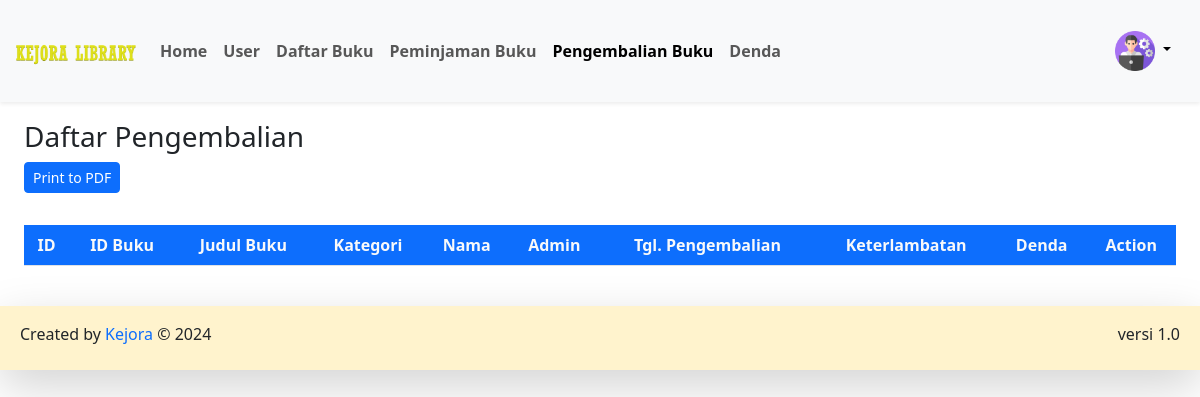
The app's page /admin/pengembalianBuku.php, older data.
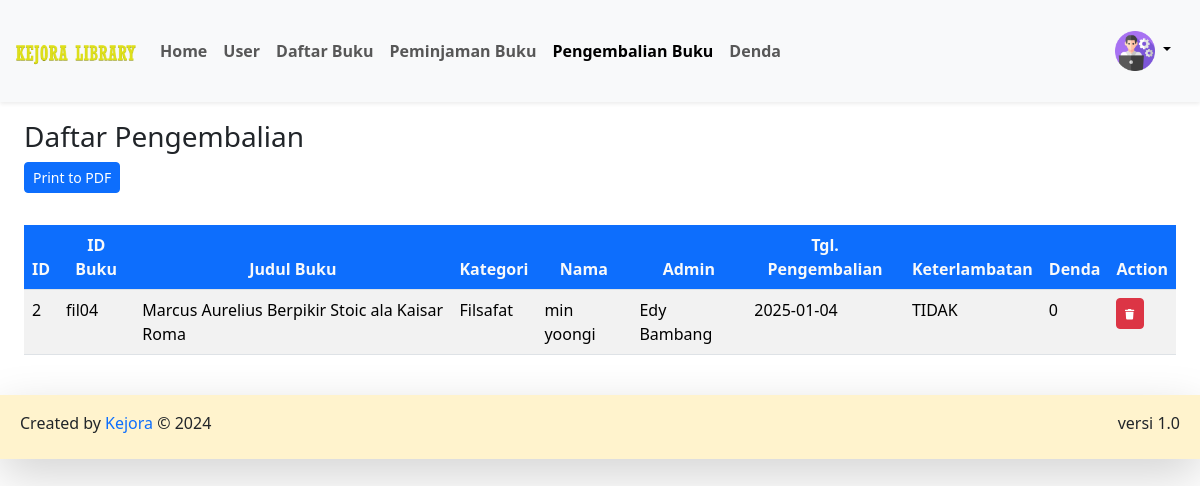
The same page, newer data.
### tables this page shows
CREATE TABLE `pengembalian` (
  `id_pengembalian` int NOT NULL,
  `id_peminjaman` int NOT NULL,
  `id_buku` varchar(20) NOT NULL,
  `user_id` int NOT NULL,
  `id_admin` int NOT NULL,
  `buku_kembali` date NOT NULL,
  `keterlambatan` enum('YA','TIDAK') NOT NULL,
  `denda` int NOT NULL
);

CREATE TABLE `buku` (
  `cover` varchar(255) NOT NULL,
  `id_buku` varchar(20) NOT NULL,
  `kategori` varchar(255) NOT NULL,
  `judul` varchar(255) NOT NULL,
  `pengarang` varchar(255) NOT NULL,
  `penerbit` varchar(255) NOT NULL,
  `tahun_terbit` date NOT NULL,
  `jumlah_halaman` int NOT NULL,
  `buku_deskripsi` text NOT NULL
);

CREATE TABLE `users` (
  `user_id` int NOT NULL,
  `email` varchar(100) DEFAULT NULL,
  `username` varchar(255) NOT NULL,
  `nama` varchar(255) NOT NULL,
  `password` varchar(255) NOT NULL,
  `jenis_kelamin` varchar(20) NOT NULL,
  `no_tlp` varchar(15) NOT NULL,
  `tgl_pendaftaran` date NOT NULL,
  `role` enum('ADMIN','USER') NOT NULL
);

### config/config.php (called while the page is built, shortened)
<?php
$host = "127.0.0.1";
$username = "root";
$password = "";
$database_name = "kejora_library";
$connection = mysqli_connect($host, $username, $password, $database_name);
function queryReadData($dataKategori)
{
  global $connection;
  $result = mysqli_query($connection, $dataKategori);
  $items = [];
  while ($item = mysqli_fetch_assoc($result)) {
    $items[] = $item;
  }
  return $items;
}

### admin/pengembalianBuku.php (the view, shortened to what this page needs)
<?php
require "../config/config.php";
$dataPeminjam = queryReadData("SELECT pengembalian.id_pengembalian, pengembalian.id_buku, buku.judul, buku.kategori, pengembalian.user_id, users.nama, admin.nama as nama_admin, pengembalian.buku_kembali, pengembalian.keterlambatan, pengembalian.denda
FROM pengembalian
INNER JOIN buku ON pengembalian.id_buku = buku.id_buku
INNER JOIN users ON pengembalian.user_id = users.user_id
INNER JOIN  users admin ON pengembalian.id_admin = admin.user_id")
?>
<!DOCTYPE html>
<html lang="en">
<head>
  <link href="../assets/bootstrap/bootstrap.min.css" rel="stylesheet">
  <link href="https://cdn.datatables.net/1.13.6/css/jquery.dataTables.min.css" rel="stylesheet">
</head>
<body>
  <?php include 'navbar.php'; ?>
  <div class="p-4 mt-5">
    <div class="mt-5">
      <h3>Daftar Pengembalian</h3>
      <button id="printPDF" class="btn btn-sm btn-primary mb-3">Print to PDF</button>
      <div class="table-responsive mt-3">
        <table id="datatable" class="table table-striped table-hover">
          <thead class="text-center">
            <tr>
              <th class="bg-primary text-light">ID</th>
              <th class="bg-primary text-light">ID Buku</th>
              <th class="bg-primary text-light">Judul Buku</th>
              <th class="bg-primary text-light">Kategori</th>
              <th class="bg-primary text-light">Nama</th>
              <th class="bg-primary text-light">Admin</th>
              <th class="bg-primary text-light">Tgl. Pengembalian</th>
              <th class="bg-primary text-light">Keterlambatan</th>
              <th class="bg-primary text-light">Denda</th>
              <th class="bg-primary text-light">Action</th>
            </tr>
          </thead>
          <tbody>
            <?php foreach ($dataPeminjam as $item) : ?>
              <tr>
                <td><?= $item["id_pengembalian"]; ?></td>
                <td><?= $item["id_buku"]; ?></td>
                <td><?= $item["judul"]; ?></td>
                <td><?= $item["kategori"]; ?></td>
                <td><?= $item["nama"]; ?></td>
                <td><?= $item["nama_admin"]; ?></td>
                <td><?= $item["buku_kembali"]; ?></td>
                <td><?= $item["keterlambatan"]; ?></td>
                <td><?= $item["denda"]; ?></td>
                <td>
                  <div class="action">
                    <a href="pengembalianDelete.php?id=<?= $item["id_pengembalian"]; ?>" class="btn btn-sm btn-danger" onclick="return confirm('Yakin ingin menghapus data ?');"><i class="fa fa-xs fa-solid fa-trash"></i></a>
                  </div>
                </td>
              </tr>
            <?php endforeach; ?>
          </tbody>
        </table>
      </div>
    </div>
  </div>
  <footer class="bg-warning-subtle text-dark shadow-lg bg-subtle p-2">
    <div class="container-fluid d-flex justify-content-between">
      <p class="mt-2">Created by <span class="text-primary"> Kejora</span> © 2024</p>
      <p class="mt-2">versi 1.0</p>
    </div>
  </footer>
</body>
</html>

Row changes from the older to the newer data that the page shows:
added pengembalian: id_pengembalian "2", id_buku "fil04", id_buku.judul "Marcus Aurelius Berpikir Stoic ala Kaisar Roma", id_buku.kategori "Filsafat", user.nama "min yoongi", id_admin.nama "Edy Bambang", buku_kembali "2025-01-04", keterlambatan "TIDAK", denda "0"
